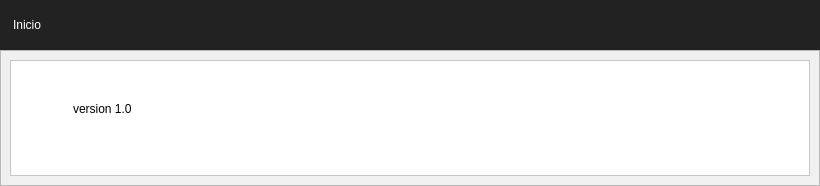
         <widget class="QWidget" name="homeModule">
          <property name="styleSheet">
           <string notr="true">QWidget {
	background-color : #F0F0F0;
}</string>
          </property>
          <layout class="QGridLayout" name="gridLayout_7">
           <property name="leftMargin">
            <number>0</number>
           </property>
           <property name="topMargin">
            <number>0</number>
           </property>
           <property name="rightMargin">
            <number>0</number>
           </property>
           <property name="bottomMargin">
            <number>0</number>
           </property>
           <property name="spacing">
            <number>0</number>
           </property>
           <item row="0" column="0">
            <widget class="QLabel" name="labelHomeModule">
             <property name="minimumSize">
              <size>
               <width>0</width>
               <height>50</height>
              </size>
             </property>
             <property name="maximumSize">
              <size>
               <width>16777215</width>
               <height>50</height>
              </size>
             </property>
             <property name="baseSize">
              <size>
               <width>0</width>
               <height>50</height>
              </size>
             </property>
             <property name="styleSheet">
              <string notr="true">QLabel{
	background-color: #222222;
	font : 77 17pt &quot;Microsoft JhengHei UI&quot; bold;
	color : #FFFFFF;
	border-radius : 0px;
	text-align : left;
	padding: 10px;
}
</string>
             </property>
             <property name="text">
              <string>Inicio</string>
             </property>
            </widget>
           </item>
           <item row="1" column="0">
            <widget class="QFrame" name="frameHomeContent">
             <property name="frameShape">
              <enum>QFrame::StyledPanel</enum>
             </property>
             <property name="frameShadow">
              <enum>QFrame::Raised</enum>
             </property>
             <layout class="QGridLayout" name="gridLayout_18">
              <property name="leftMargin">
               <number>0</number>
              </property>
              <property name="topMargin">
               <number>0</number>
              </property>
              <property name="rightMargin">
               <number>0</number>
              </property>
              <property name="bottomMargin">
               <number>0</number>
              </property>
              <property name="spacing">
               <number>0</number>
              </property>
              <item row="0" column="0">
               <widget class="QFrame" name="frameHome">
                <property name="frameShape">
                 <enum>QFrame::NoFrame</enum>
                </property>
                <property name="frameShadow">
                 <enum>QFrame::Plain</enum>
                </property>
                <property name="lineWidth">
                 <number>0</number>
                </property>
                <layout class="QGridLayout" name="gridLayout_20">
                 <item row="0" column="0">
                  <widget class="QFrame" name="frameBanner">
                   <property name="minimumSize">
                    <size>
                     <width>800</width>
                     <height>0</height>
                    </size>
                   </property>
                   <property name="styleSheet">
                    <string notr="true">QFrame {
	background-color : #FFFFFF;
}</string>
                   </property>
                   <property name="frameShape">
                    <enum>QFrame::StyledPanel</enum>
                   </property>
                   <property name="frameShadow">
                    <enum>QFrame::Raised</enum>
                   </property>
                   <layout class="QGridLayout" name="gridLayout_15">
                    <item row="0" column="0">
                     <spacer name="horizontalSpacer_5">
                      <property name="orientation">
                       <enum>Qt::Horizontal</enum>
                      </property>
                      <property name="sizeType">
                       <enum>QSizePolicy::Fixed</enum>
                      </property>
                      <property name="sizeHint" stdset="0">
                       <size>
                        <width>40</width>
                        <height>20</height>
                       </size>
                      </property>
                     </spacer>
                    </item>
                    <item row="2" column="1">
                     <widget class="QLabel" name="labelVersionProgram">
                      <property name="styleSheet">
                       <string notr="true">QLabel {
	font : 77 9pt &quot;Microsoft JhengHei UI&quot; bold;
	color : #000000;
	border-radius : 0px;
	text-align : left;
	padding-left: 10px;
	padding-bottom: 10px
}</string>
                      </property>
                      <property name="text">
                       <string>version 1.0</string>
                      </property>
                     </widget>
                    </item>
                    <item row="0" column="1">
                     <widget class="QLabel" name="labelBanner">
                      <property name="minimumSize">
                       <size>
                        <width>0</width>
                        <height>0</height>
                       </size>
                      </property>
                      <property name="maximumSize">
                       <size>
                        <width>1000</width>
                        <height>250</height>
                       </size>
                      </property>
                      <property name="text">
                       <string/>
                      </property>
                      <property name="pixmap">
                       <pixmap>../img/banners/banner-2.png</pixmap>
                      </property>
                      <property name="scaledContents">
                       <bool>true</bool>
                      </property>
                      <property name="alignment">
                       <set>Qt::AlignCenter</set>
                      </property>
                     </widget>
                    </item>
                    <item row="0" column="2" rowspan="2">
                     <spacer name="horizontalSpacer_4">
                      <property name="orientation">
                       <enum>Qt::Horizontal</enum>
                      </property>
                      <property name="sizeType">
                       <enum>QSizePolicy::Fixed</enum>
                      </property>
                      <property name="sizeHint" stdset="0">
                       <size>
                        <width>40</width>
                        <height>20</height>
                       </size>
                      </property>
                     </spacer>
                    </item>
                    <item row="3" column="1">
                     <spacer name="verticalSpacer_2">
                      <property name="orientation">
                       <enum>Qt::Vertical</enum>
                      </property>
                      <property name="sizeHint" stdset="0">
                       <size>
                        <width>20</width>
                        <height>40</height>
                       </size>
                      </property>
                     </spacer>
                    </item>
                   </layout>
                  </widget>
                 </item>
                </layout>
               </widget>
              </item>
             </layout>
            </widget>
           </item>
          </layout>
         </widget>
